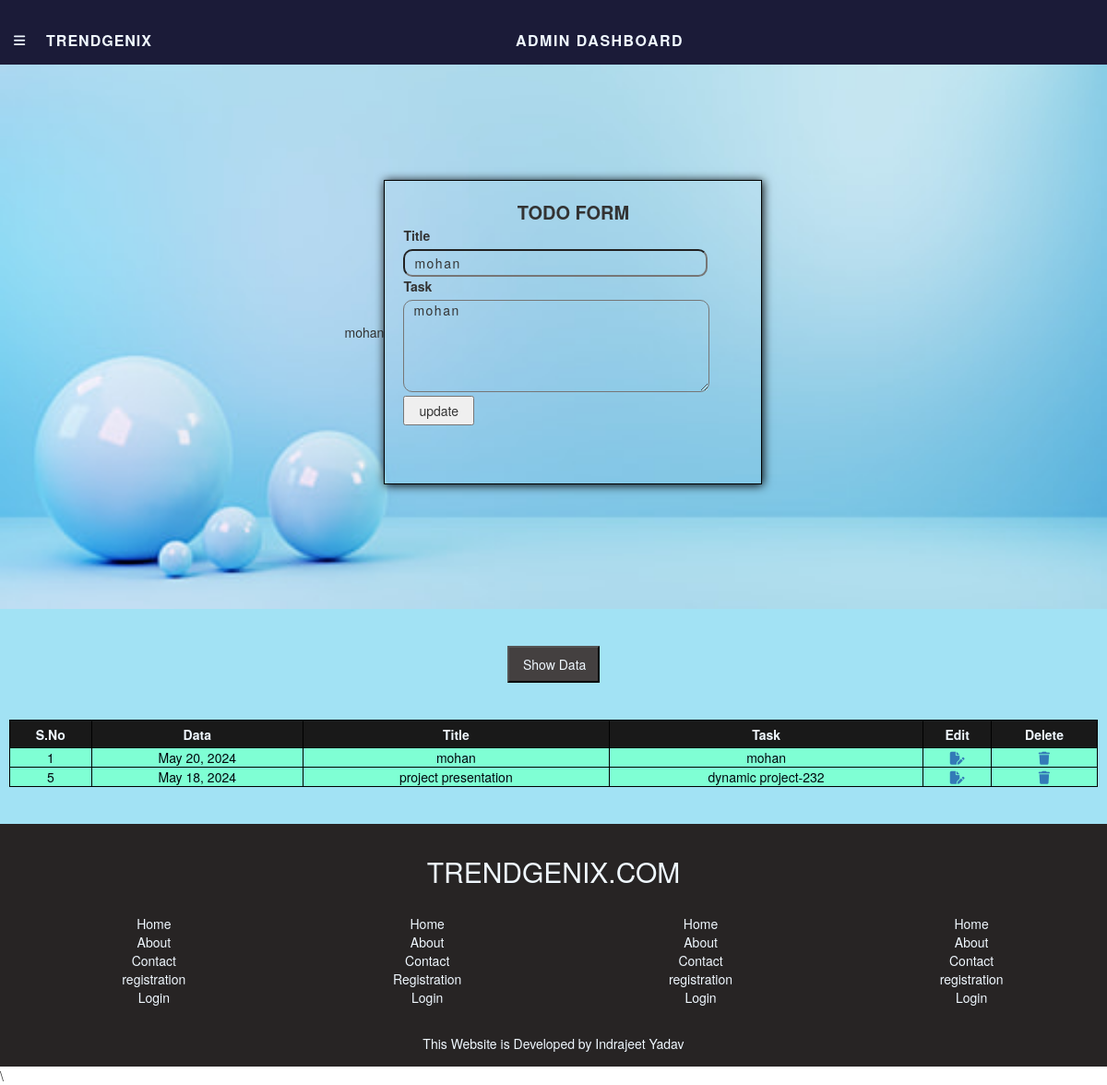
The page /edittodo/1/ on the database its author committed.
### app/models.py (models this page shows, shortened)
class Todolist(models.Model):
    Title=models.CharField(max_length=200)
    Task=models.TextField()
    Date=models.DateField(auto_now=True)
    Email=models.EmailField()

### app/views.py (the view)
# urls.py: path('edittodo/<int:pk>/',edittodo, name='edittodo'),
def edittodo(request, pk):
    print(pk)
    data1=Todolist.objects.get(id=pk)
    email=data1.Email
    taskdata=Todolist.objects.filter(Email=email)
    data=RegistrationModel.objects.get(Email=email)
    return render(request, 'dashboard.html', {'admin_user':data, 'tododate':taskdata, 'taskobject':data1})

### app/templates/dashboard.html (shortened to what this page needs)
{% extends 'base.html' %}
{% block content%}
<div id="dashboard_Body">
    <div id="Admin_Todoform">
        {% if taskobject %}
        {{taskobject.Task}}
        <div id="todoform_box">
            <form action="{% url 'updatedata' %}" method="post">
                <div style="text-align: center; font-weight: 600; font-size: 20px;">TODO FORM</div>
                <label for="">Title</label><br />
                <input type="text" name="title" value="{{taskobject.Title}}" id="titlefield" /><br />
                <label for="">Task</label><br />
                <textarea type="text" name="task" id="taskfield">{{taskobject.Task}}</textarea><br />
                <input type="submit" value="update" id="submitbtn" />
            </form>
        </div>
        {% endif %}
    </div>
    <div id="showdata_container">
        <div id="showdata_btn">
            <form action="{% url 'showdata2' %}" method="post">
                <input type="submit" value="Show Data" id="submitbtn" />
            </form>
        </div>
        <table id="show_table">
            <thead id="datatable_head">
                <tr>
                    <th>S.No</th>
                    <th>Data</th>
                    <th>Title</th>
                    <th>Task</th>
                    <th>Edit</th>
                    <th>Delete</th>
                </tr>
            </thead>
            <tbody id="datatable_body">
                {% for i in tododate %}
                <tr>
                    <td>{{i.id}}</td>
                    <td>{{i.Date}}</td>
                    <td>{{i.Title}}</td>
                    <td>{{i.Task}}</td>
                    <td><a href="{% url 'edittodo' pk=i.id %}"><i class="fa-solid fa-file-pen"></i></a></td>
                    <td><a href="{% url 'delettodo' pk=i.id %}"><i class="fa-solid fa-trash"></i></a></td>
                </tr>
                {% endfor %}
            </tbody>
        </table>
    </div>
</div>
{% endblock %}

### app/static/css/style.css (style rules this page uses)
* { margin: 0px; padding: 0px; box-sizing: border-box; }
#dashboard_Body { width: 100%; height: auto; margin-top: -10px; }
#Admin_Todoform { width: 100%; height: 600px; padding: 10px 20px; background-image: url('../image/register_background2.jpg'); background-size: 100% 100%; background-repeat: no-repeat; display: flex; justify-content: center; align-items: center; }
#todoform_box { width: 410px; height: 330px; border: 1px solid black; box-shadow: 1px 1px 10px black; padding: 20px 20px; }
#titlefield { width: 330px; height: 30px; border-radius: 10px; padding-left: 10px; background-color: transparent; letter-spacing: 1.5px; }
#taskfield { width: 90%; height: 100px; border-radius: 10px; padding-left: 10px; background-color: transparent; letter-spacing: 1.5px; }
#submitbtn { text-align: center; padding: 4px 15px; margin-left: auto; }
#showdata_container { width: 100%; height: auto; padding: 40px 10px; background-color: rgb(162, 226, 244); }
#show_table { width: 100%; height: auto; }
#datatable_head tr th { border: 1px solid black; height: 30px; text-align: center; background-color: rgb(25, 25, 25); color: aliceblue; }
#datatable_body tr td { border: 1px solid black; height: auto; text-align: center; background-color: aquamarine; color: rgb(1, 7, 12); }
#showdata_btn { width: 100%; height: 40px; padding: 10px 0px; display: flex; justify-content: center; align-items: center; margin-bottom: 40px; }
#showdata_btn #submitbtn { width: 100px; height: 40px; background-color: rgb(68, 64, 64); text-align: center; color: aliceblue; }

### rows shown on the page
Todolist: Task "mohan", title "mohan", task "mohan", id "1", Date "May 20, 2024", Title "mohan"
Todolist: id "5", Date "May 18, 2024", Title "project presentation", Task "dynamic project-232"
